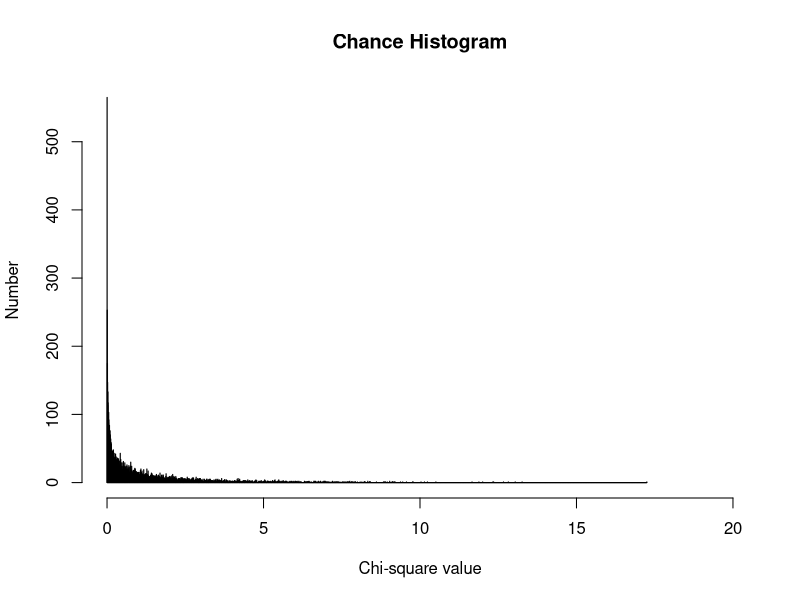
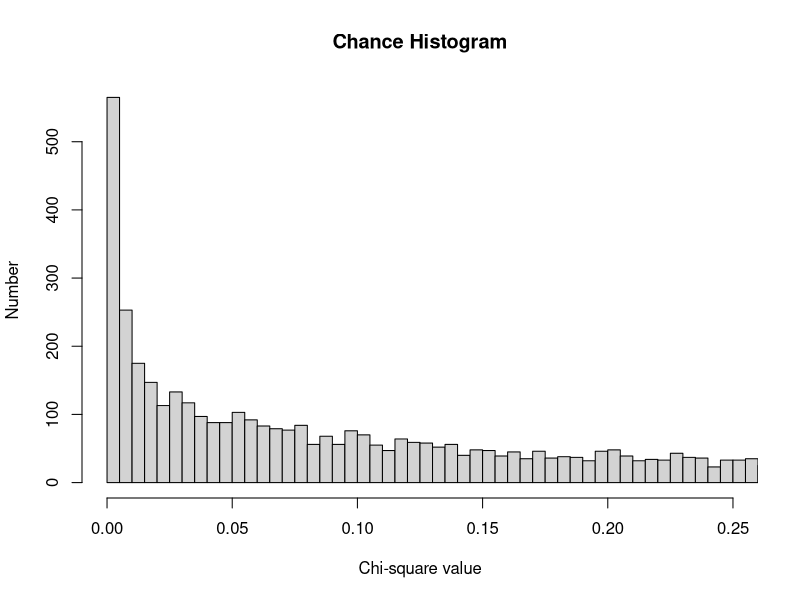
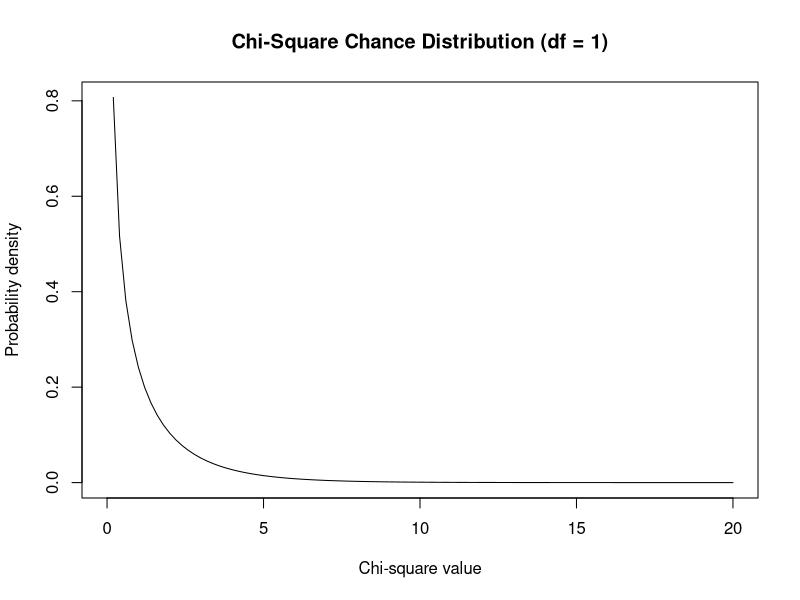
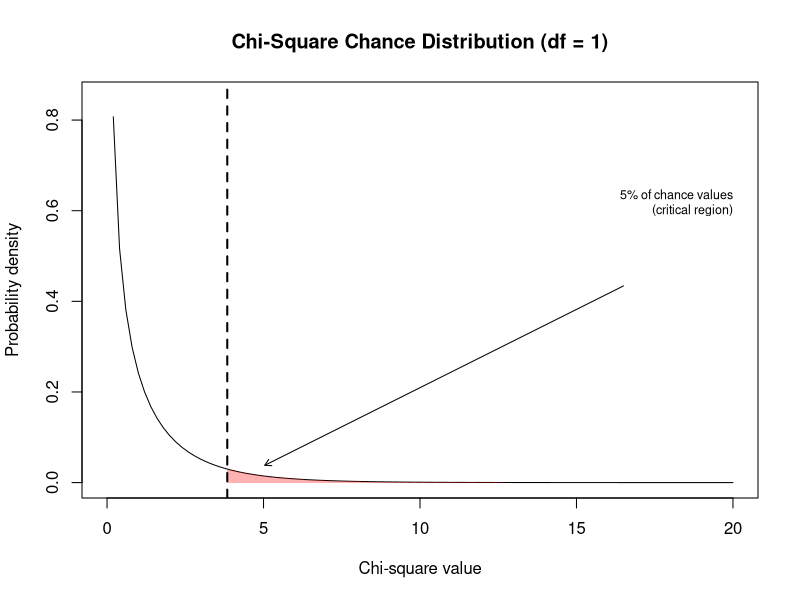
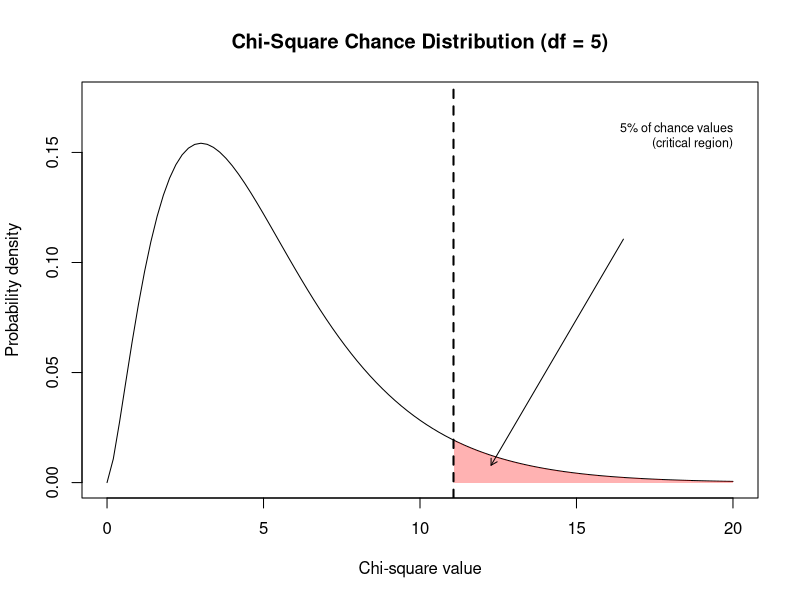
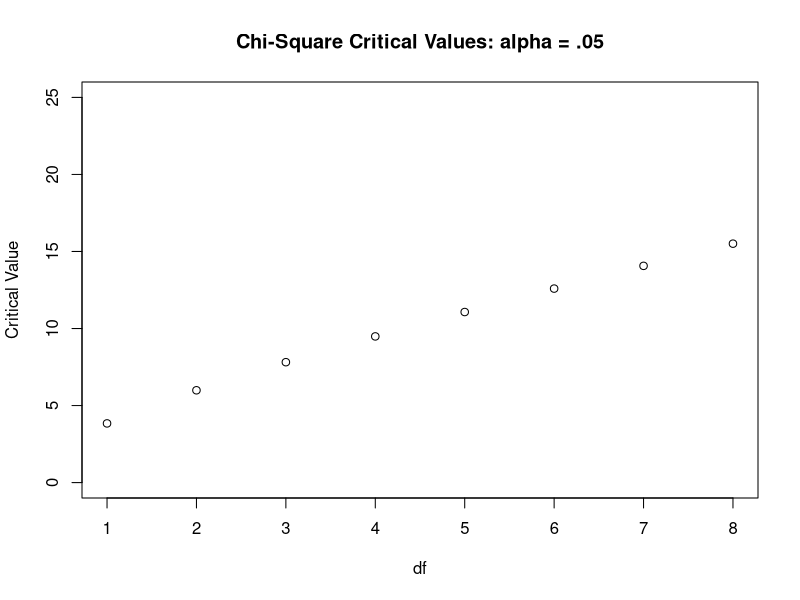

These charts were generated, in order, by the following R code:
## ---- chunk 1
#| label: setup
#| include: false
knitr::opts_chunk$set(cache=FALSE)
knitr::opts_chunk$set(echo = FALSE)
knitr::opts_chunk$set(message = FALSE)
knitr::opts_chunk$set(warning =  FALSE)
knitr::opts_chunk$set(fig.width=4.25)
knitr::opts_chunk$set(fig.height=4.0)
knitr::opts_chunk$set(fig.align='center')
knitr::opts_chunk$set(fig.pos = 'H')
knitr::opts_chunk$set(results='hold')
## ---- chunk 2
#| label: stored-values
#| include: false
# Scaffolding, not material. Every number quoted in the prose below is pulled
# from these objects so the text can never drift away from the output. The
# reader builds all of them by hand, and then in code, later in the chapter.
MCQ.Study <- as.table(rbind(c(27, 195)))
dimnames(MCQ.Study) <- list(Freq = c("Observed"),
                            Action = c("RtoW", "WtoR"))
MCQ.chi <- chisq.test(MCQ.Study, p = c(.5, .5))

MCQ.Study.2 <- as.table(rbind(c(97, 411), c(251, 620)))
dimnames(MCQ.Study.2) <- list(Difficulty = c("Easy", "Diff"),
                              Change = c("RtoW", "WtoR"))
MCQ.chi.2 <- chisq.test(MCQ.Study.2, correct = TRUE)
MCQ.chi.2.plain <- chisq.test(MCQ.Study.2, correct = FALSE)
## ---- chunk 3
#| label: cold-open-ttest
#| echo: true
t.test(c(27, 195))
## ---- chunk 4
#| label: chance-hist-full
#| echo: false
#| fig-alt: "Histogram of 10,000 chi-square values simulated under pure chance with one degree of freedom. The x axis runs from 0 to 20, the y axis counts how many of the 10,000 landed in each narrow bin. Almost the entire distribution is packed into a spike against the left edge at zero, and the bars shrink to a thin trickle that is barely visible past about 5. A few stray values reach as far as 17."
set.seed(42)
x <- rchisq(1e4, 1)
hist(x, prob=FALSE, main="Chance Histogram",
  xlab="Chi-square value", ylab="Number", xlim=c(0,20),breaks =5000)
#lines(density(x), col='red')
## ---- chunk 5
#| label: chance-hist-zoom
#| echo: false
#| fig-alt: "The same 10,000 simulated chi-square values, now with the x axis zoomed to run only from 0 to 0.25. What looked like a single spike is a smooth downhill slide: the tallest bar sits against zero at roughly 570 values, drops to about 250 by 0.01, and keeps easing down to roughly 30 per bin by 0.25."
hist(x, prob=FALSE, main="Chance Histogram",
  xlab="Chi-square value", ylab="Number", xlim=c(0,.25), breaks =5000)
#lines(density(x), col='red')
## ---- chunk 6
#| label: chisq-density-df1
#| echo: false
#| fig-alt: "The theoretical chi-square density curve with one degree of freedom, x axis 0 to 20 and y axis 0 to about 0.8. The curve starts high against the left edge, falls very steeply through the first two units, and has flattened onto the horizontal axis by about 8, where it stays for the rest of the plot."
curve(
  dchisq(x, df = 1),
  from = 0,
  to = 20,
  main = "Chi-Square Chance Distribution (df = 1)",
  xlab = "Chi-square value",
  ylab = "Probability density"
)
## ---- chunk 7
#| label: crit-region-df1
#| echo: false
#| fig-alt: "The chi-square density curve for one degree of freedom again, now with a dashed vertical line at 3.84 and the sliver of area to its right shaded red. The shaded region is a thin wedge hugging the axis, which is the visual point: 5 percent of the total area is squeezed into that long flat tail. An arrow labeled '5 percent of chance values, critical region' points down to it."
df <- 1
crit <- qchisq(0.95, df)

curve(
  dchisq(x, df),
  from = 0,
  to = 20,
  ylim = c(0, 0.85),
  main = "Chi-Square Chance Distribution (df = 1)",
  xlab = "Chi-square value",
  ylab = "Probability density"
)

# Shade critical region (top 5%)
x_vals <- seq(crit, 20, length.out = 1000)
y_vals <- dchisq(x_vals, df)
polygon(
  c(x_vals, rev(x_vals)),
  c(y_vals, rep(0, length(y_vals))),
  col = rgb(1, 0, 0, 0.3),
  border = NA
)

# Add critical value line
abline(v = crit, lty = 2, lwd = 2)

# Label. It is parked in the empty upper right and points down at the wedge,
# because the wedge itself is too thin to write inside.
text(
  20,
  0.62,
  labels = "5% of chance values\n(critical region)",
  adj = 1,
  cex = 0.75
)
arrows(x0 = 16.5, y0 = 0.62 * 0.70, x1 = crit + 1.2, y1 = 0.85 * 0.045,
       length = 0.07, lwd = 1)

## ---- chunk 8
#| label: crit-value-1
Crit.MCQ=qchisq(.05, df=1, lower.tail = FALSE)
## ---- chunk 9
#| label: crit-value-2
Crit.MCQ<-qchisq(p = .05, df=1, lower.tail = FALSE)
## ---- chunk 10
#| label: crit-region-df5
#| echo: false
#| fig-alt: "The chi-square density curve for five degrees of freedom, which is now a humped, right-skewed shape peaking near 3 rather than a slide off the left edge. A dashed vertical line marks the critical value at 11.07, much farther right than the 3.84 of the previous plot, and the tail area beyond it is shaded red. An arrow labeled '5 percent of chance values, critical region' points down at the shaded tail."
df <- 5
crit <- qchisq(0.95, df)

curve(
  dchisq(x, df),
  from = 0,
  to = 20,
  ylim = c(0, 0.175),
  main = "Chi-Square Chance Distribution (df = 5)",
  xlab = "Chi-square value",
  ylab = "Probability density"
)

# Shade critical region (top 5%)
x_vals <- seq(crit, 20, length.out = 1000)
y_vals <- dchisq(x_vals, df)
polygon(
  c(x_vals, rev(x_vals)),
  c(y_vals, rep(0, length(y_vals))),
  col = rgb(1, 0, 0, 0.3),
  border = NA
)

# Add critical value line
abline(v = crit, lty = 2, lwd = 2)

# Label, parked and pointing, same as the df = 1 plot
text(
  20,
  0.158,
  labels = "5% of chance values\n(critical region)",
  adj = 1,
  cex = 0.75
)
arrows(x0 = 16.5, y0 = 0.158 * 0.70, x1 = crit + 1.2, y1 = 0.175 * 0.045,
       length = 0.07, lwd = 1)

## ---- chunk 11
#| label: crit-by-df
#| echo: true
#| fig-alt: "Scatterplot of the .05 critical chi-square value against degrees of freedom from 1 to 8. The eight points climb steadily from about 3.8 at one degree of freedom to about 15.5 at eight, in a gentle curve that bends slightly downward as it rises."
ChiCrit<-qchisq(.05, 1:8, lower.tail = FALSE)
plot(ChiCrit, main="Chi-Square Critical Values: alpha = .05",
  xlab="df", ylab="Critical Value", xlim=c(1,8), ylim=c(0,25))
## ---- chunk 12
#| label: gof-table
#| echo: true
MCQ.Study <- as.table(rbind(c(27, 195)))
dimnames(MCQ.Study) <- list(Freq = c("Observed"),
                           Action = c("RtoW", "WtoR"))
MCQ.Study
## ---- chunk 13
#| label: gof-test
#| echo: true
MCQ.chi <- chisq.test(MCQ.Study, p=c(.5, .5))
MCQ.chi
## ---- chunk 14
#| label: crit-value-3
Crit.MCQ=qchisq(.05, df=1, lower.tail = FALSE)
## ---- chunk 15
#| label: independence-table
#| echo: true
MCQ.Study.2 <- as.table(rbind(c(97, 411), c(251, 620)))
dimnames(MCQ.Study.2) <- list(Difficulty = c("Easy","Diff"),
                              Change = c("RtoW", "WtoR"))

MCQ.Study.2
## ---- chunk 16
#| label: independence-test
#| eval: true
#| echo: true
MCQ.chi.2 <- chisq.test(MCQ.Study.2,correct = TRUE)
MCQ.chi.2
## ---- chunk 17
#| label: independence-test-plain
#| echo: true
chisq.test(MCQ.Study.2, correct = FALSE)
## ---- chunk 18
#| label: row-proportions
#| eval: true
#| echo: true
prop.table(MCQ.Study.2,1)
## ---- chunk 19
#| label: col-proportions
#| eval: true
#| echo: true
prop.table(MCQ.Study.2,2)
## ---- chunk 20
#| label: effect-size
#| echo: true
chi_uncorrected <- chisq.test(MCQ.Study.2, correct = FALSE)
n_total <- sum(MCQ.Study.2)

phi <- sqrt(as.numeric(chi_uncorrected$statistic) / n_total)
cramers_v <- sqrt(
  as.numeric(chi_uncorrected$statistic) /
    (n_total * min(dim(MCQ.Study.2) - 1))
)

c(phi = phi, cramers_v = cramers_v)
## ---- chunk 21
#| label: fisher-or
#| echo: true
fisher_result <- fisher.test(MCQ.Study.2)
fisher_result$estimate
fisher_result$conf.int
## ---- chunk 22
#| label: chisq-power
#| echo: true
chisq_power <- function(n, w, df, alpha = .05) {
  critical_value <- qchisq(1 - alpha, df = df)
  1 - pchisq(critical_value, df = df, ncp = n * w^2)
}

required_n <- uniroot(
  function(n) chisq_power(n, w = .1062, df = 1) - .80,
  interval = c(2, 10000)
)$root

ceiling(required_n)
## ---- chunk 23
#| label: standardized-residuals
#| echo: true
MCQ.chi.2$stdres
